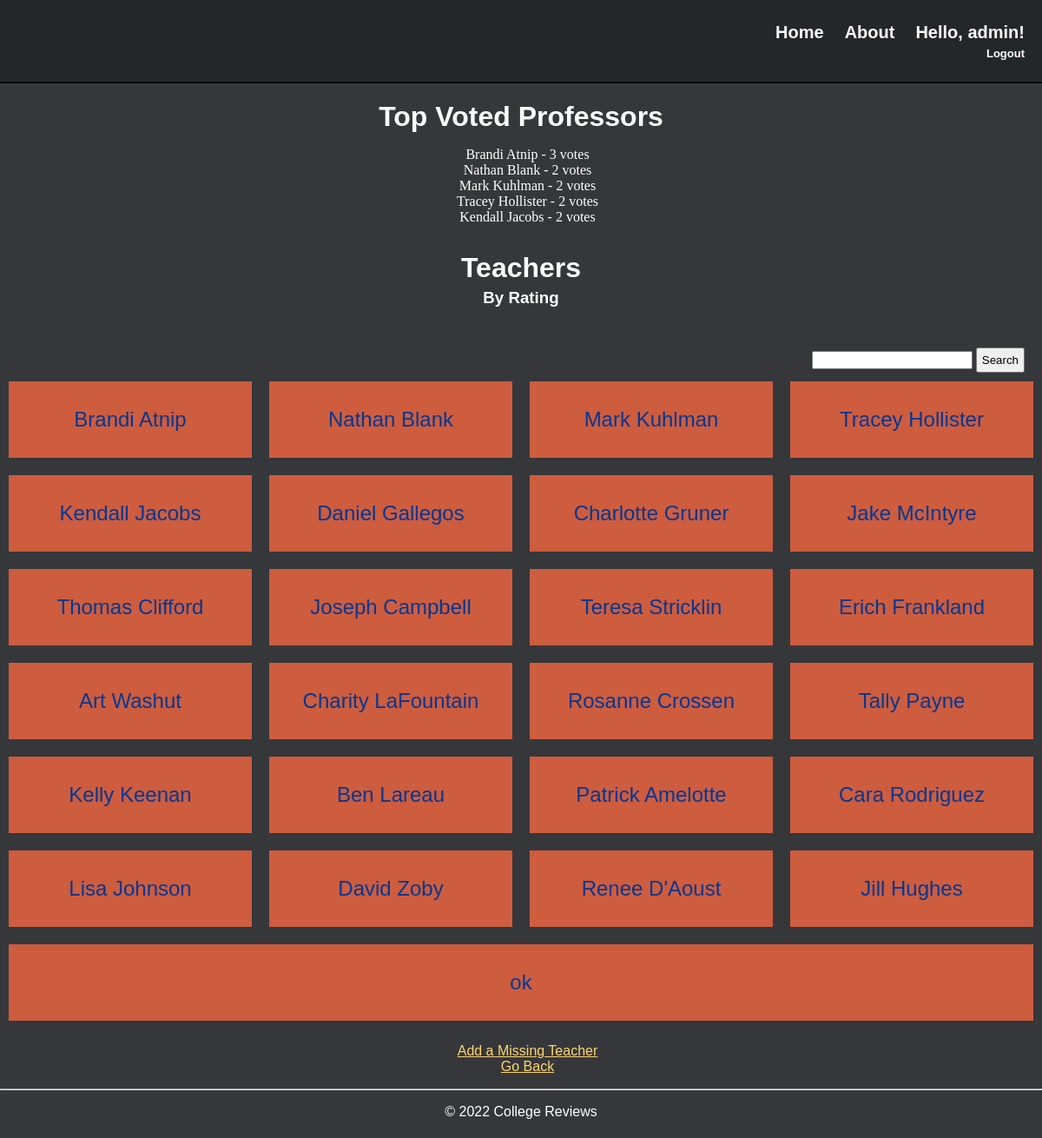
/teachers/ (signed in), run on the app's committed database.
### college/models.py (models this page shows, shortened)
class Choice(models.Model):
    course = models.ForeignKey(Course, on_delete=models.CASCADE)
    choice_text = models.CharField(max_length=200)
    votes = models.IntegerField(default=0)

### teachers/views.py (the view)
# urls.py: path('teachers/', include('teachers.urls')),
def teachers(request):
    choices = Choice.objects.all().values().order_by('-votes')
    search_query = request.GET.get('search', '')
    teacher_list = []
    if search_query:
        teacher_list = Teacher.objects.filter(name__icontains=search_query)
    else:
        for choice in choices:
            teacher_list.append(choice['choice_text'])
        teacher_list = list(dict.fromkeys(teacher_list))
    return render(request, 'college/teachers.html', {'choices': choices, 'teacher_list': teacher_list})

### college/templates/college/teachers.html (shortened to what this page needs)
{% extends "college/layout.html" %}
{% block content %}
<div class="center-text">
    <h1>Top Voted Professors</h1>
    <ul class="no-bullets">
    {% for choice in choices|slice:":5" %}
        <li>{{ choice.choice_text }} - {{ choice.votes }} vote{{ choice.votes|pluralize }}</li>
    {% endfor %}
    </ul>
    <h1>Teachers</h1>
    <h3>By Rating</h3>
    <form action="{% url 'teachers:teachers' %}" class="float-right">
        <input ype="search" aria-label="search" name="search">
        <input class="form-submit" type="submit" value="Search">
    </form>
    <div class="row dept-row">
    {% for teacher in teacher_list %}
    <a class="fill-div" href="{{ teacher }}"><div class="column sub-col teacher-style">{{ teacher }}</div></a>
        {% if forloop.last %}
            </div>
        {% else %}
            {% if forloop.counter|divisibleby:"4" %}
            </div><div class="row center-text dept-row">
            {% endif %}
        {% endif %}
    {% endfor %}
    <ul class="no-bullets">
        {% if user.is_authenticated %}
            <li><a href="{% url 'input:add_teacher' course.course_name %}">Add a Missing Teacher</a></li>
        {% else %}
            <li><a href="{% url 'accounts:login' %}">Login</a> to add a missing teacher!</li>
        {% endif %}
        <li><a href="{% url 'teachers:teachers' %}">Go Back</a></li>
    </ul>
</div>
{% endblock %}

### college/templates/college/layout.html (shortened to what this page needs)
<!DOCTYPE html>
<html>
<head>
    {% load static %}
    <link rel="stylesheet" type="text/css" href="{% static 'college/site.css' %}?version=1.63"/>
</head>
<body>
<header class="navbar">
    <div class="logo">
      <img src="" alt="" width="130"/>
    </div>
    <nav>
        <ul>
            <li class="active"><a href="{% url 'college:index' %}" class="navbar-item">Home</a></li>
            <li class="active"><a href="{% url 'college:about' %}" class="navbar-item">About</a></li>
            {% if user.is_authenticated %}
            <li class="nav-username">Hello, {{user.first_name}}!</li>
            <br>
            <li class="nav-logout"><a href="{% url 'accounts:logout' %}" class="navbar-item">Logout</a></li>
            {% else %}
            <li><a href="{% url 'accounts:login' %}" class="navbar-item">Login</a></li>
            <br>
            <li class="nav-register"><a href="{% url 'accounts:register' %}" class="navbar-item">Register</a></li>
            {% endif %}
        </ul>
    </nav>
</header>
<div class="body-content">
    {% block content %}
    {% endblock %}
    <hr/>
    <footer>
        <p id="copyright">&copy; 2022 College Reviews</p>
    </footer>
</div>
</body>
</html>

### college/static/college/site.css (style rules this page uses)
html, body { width:100%; height:100%; margin:0; padding:0; color: white; background-color: #36373A; cursor: default; }
* { transition:all 0.3s ease-in-out; }
.navbar { background-color: #24272A; clear: both; overflow: auto; padding: 0 10px 0 0; border-bottom: 2px; border-top: 0; border-left: 0; border-right: 0; border-color: black; border-style: solid; margin: 0; }
nav { float:right; }
.logo img { float: left; padding: 3px; }
nav ul li { text-decoration: none; display: inline-block; padding: 10px; font-size: 20px; font-family: raleway, sans-serif; font-weight: bold; transition: all .2s ease-in-out; }
nav ul li a { text-decoration: none; color: white; }
.nav-username { border: none; }
.nav-logout, .nav-register { position: relative; font-size: small; float: right; border: none; top: -15px; }
.no-bullets { list-style-type: none; }
h1, h2, h3, h4, h5, h6 { font-family: Montserrat, sans-serif; }
p, a, label { font-family: raleway, sans-serif; }
#copyright, .center-text { text-align: center; }
.center-text > h1 { padding: 15px 0 0 0; margin: 5px; }
.center-text > h3 { padding: 0 0 15px 0; margin: 5px; }
a { color: #FFD670; }
.fill-div { display: block; height: 100%; width: 100%; text-decoration: none; }
ul { padding-left: 15px; }
.column { flex: 1; padding: 0 10px 0 10px; margin: 0 10px 0 10px; }
.row { display: flex; }
.dept-row { padding: 0px }
.sub-col { padding: 30px 15px 30px 15px; margin: 10px; font: 24px raleway, sans-serif; color: #003892; }
.teacher-style { background-color:#CE5C3F; }
form > input { margin-top: 30px; }
.form-submit { margin-top: 5px; padding: 5px; }
.float-right { text-align: right; position: relative; padding-right: 20px; }
footer { padding-bottom: 5px; }

### data on the page
Choice: choice_text "Brandi Atnip", votes "3", teacher_list "Brandi Atnip"
Choice: choice_text "Nathan Blank", votes "2", teacher_list "Nathan Blank"
Choice: choice_text "Mark Kuhlman", votes "2", teacher_list "Mark Kuhlman"
Choice: choice_text "Tracey Hollister", votes "2", teacher_list "Tracey Hollister"
Choice: choice_text "Kendall Jacobs", votes "2", teacher_list "Kendall Jacobs"
Choice: teacher_list "Daniel Gallegos"
Choice: teacher_list "Charlotte Gruner"
Choice: teacher_list "Jake McIntyre"
Choice: teacher_list "Thomas Clifford"
Choice: teacher_list "Joseph Campbell"
Choice: teacher_list "Teresa Stricklin"
Choice: teacher_list "Erich Frankland"
Choice: teacher_list "Art Washut"
Choice: teacher_list "Charity LaFountain"
Choice: teacher_list "Rosanne Crossen"
Choice: teacher_list "Tally Payne"
Choice: teacher_list "Kelly Keenan"
Choice: teacher_list "Ben Lareau"
Choice: teacher_list "Patrick Amelotte"
Choice: teacher_list "Cara Rodriguez"
Choice: teacher_list "Lisa Johnson"
Choice: teacher_list "David Zoby"
Choice: teacher_list "Renee D'Aoust"
Choice: teacher_list "Jill Hughes"
Choice: teacher_list "ok"

### other printed values
{{ user.first_name }} "admin"
